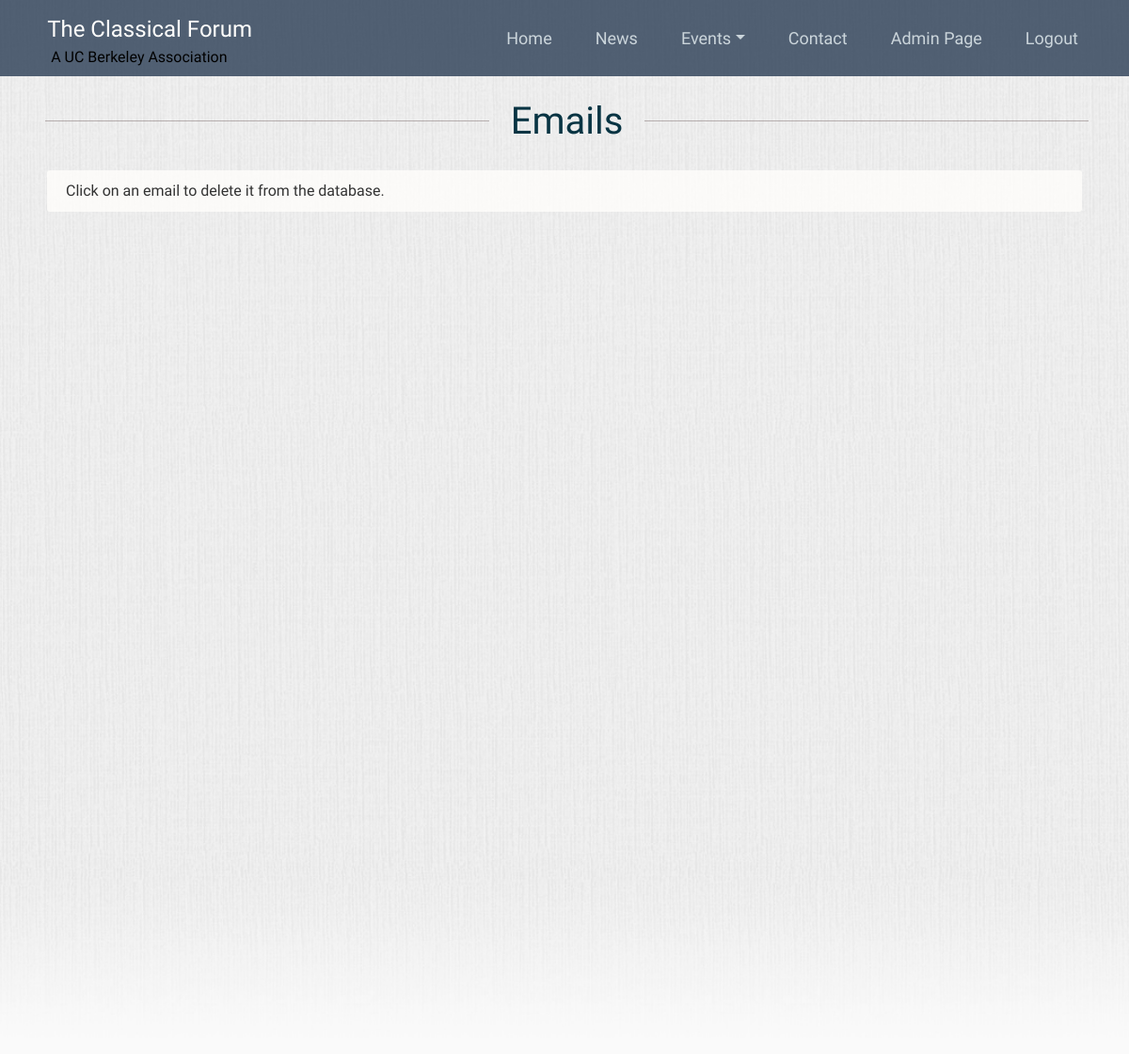
Before: /emails (signed in) with the older database file.
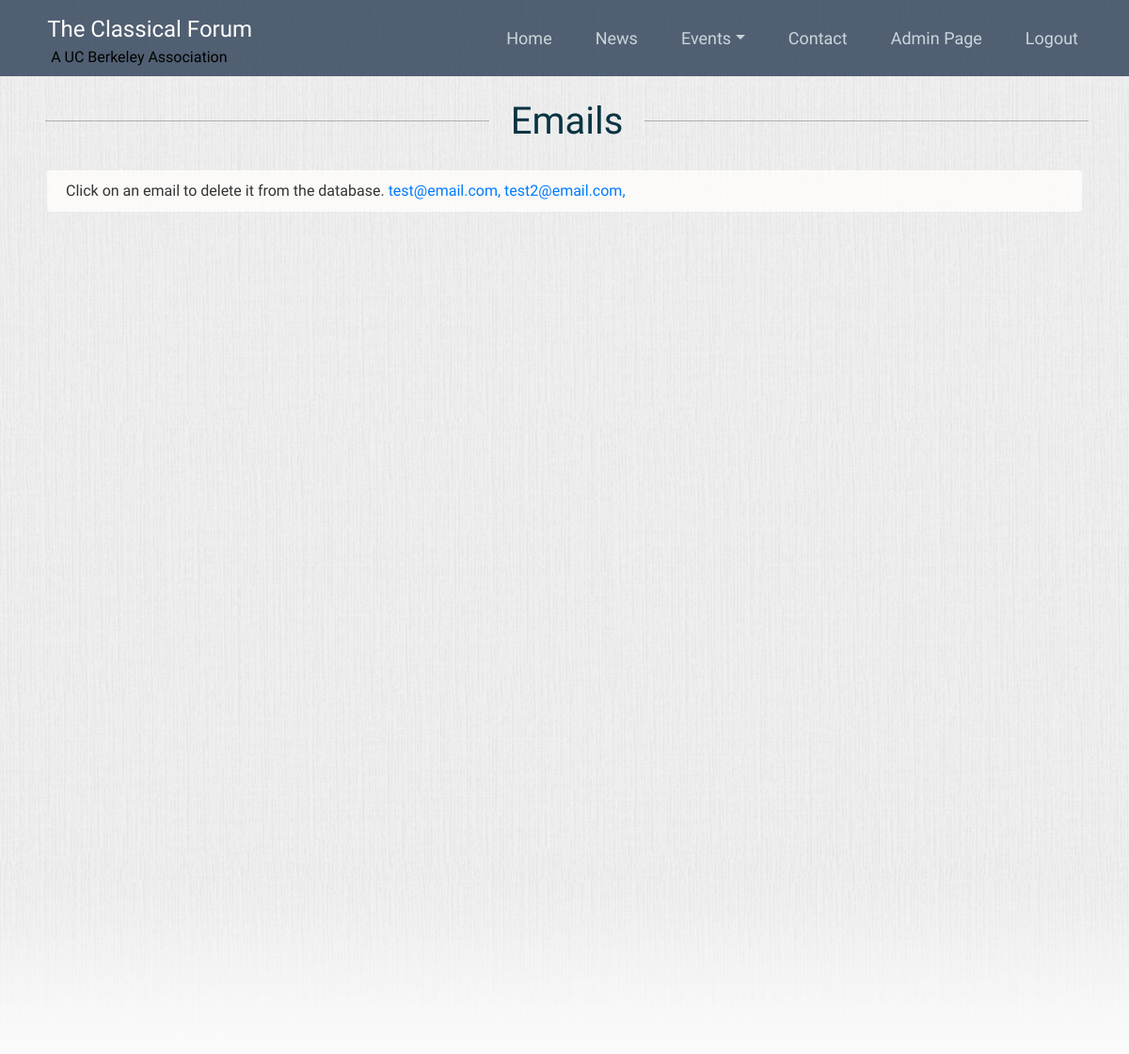
After: the same page with the newer database file.
### flask_server/models.py (models this page shows, shortened)
class Emails(db.Model):
    id = db.Column(db.Integer, primary_key=True)
    email = db.Column(db.String, nullable=False)

### flask_server/routes.py (the view)
@main.route('/emails')
@login_required
def emails():
    emails = Emails.query.all()
    return render_template('emails.html', emails=emails, title='Emails')

### flask_server/models.py (called while the page is built)
@login_manager.user_loader
def load_user(user_id):
    return User.query.get(int(user_id))

### flask_server/templates/emails.html
{% extends "layout.html" %}
{% block start_background_div %}<div class="bg1">{% endblock start_background_div %}
{% block end_background_div %}</div>{% endblock end_background_div %}
{% block content %}
<div class="container-fluid" style="padding-top: 20px">
<div class="row" style="flex-wrap: nowrap; margin-bottom: 20px; margin-left: -40px">
    <div class="border-center rounded" style="float: left; width: 45%"></div>
    <h1 class="text-center" style="color: #083443; margin-top: 0.8%">Emails</h1>
    <div class="border-center rounded" style="float: right; width: 45%"></div>
</div>
</div>
<div class="content-section">
<a>Click on an email to delete it from the database.</a>
{% for email in emails %}
    <a class="nounderline" style="" href="{{ url_for('main.delete_email', email_id=email.id) }}">{{ email.email }}, </a>
{% endfor %}
</div>
{% endblock content %}

Changed rows visible on the page:
added Emails: email "test@email.com"
added Emails: email "test2@email.com"
